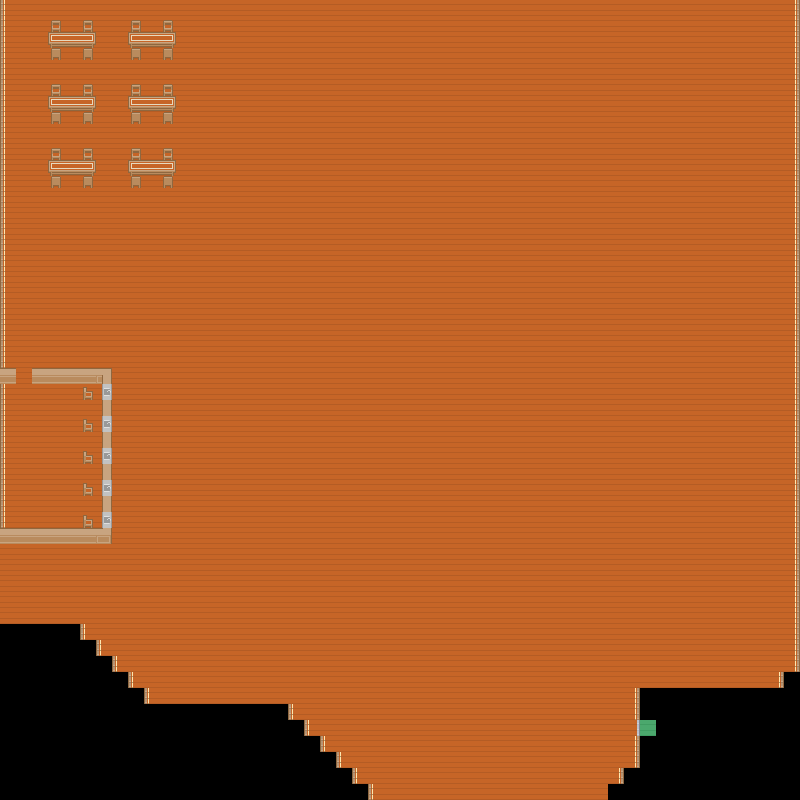

This game map was drawn from its Tiled (.tmx) file and the tilesets committed beside it. A one-line description and the trimmed map source follow:
An orthogonal 50x50 tile map with 16x16 px tiles, 3 tile layers (Flooring, Tables and Stuff, Objects).

<map version="1.4" tiledversion="1.4.3" orientation="orthogonal" renderorder="right-down" width="50" height="50" tilewidth="16" tileheight="16" infinite="0" nextlayerid="10" nextobjectid="1">
 <editorsettings>
  <export target="Map 2.0.tmx" format="tmx" />
 </editorsettings>
 <tileset firstgid="1" name="Library_Tiles" tilewidth="16" tileheight="16" spacing="1" tilecount="486" columns="27">
  <image source="roguelikeIndoor_transparent.png" width="458" height="305" />
 </tileset>
 <layer id="3" name="Flooring" width="50" height="50">
  <data>[2500 cells, 2269 non-empty, 5 distinct tile ids]</data>
 </layer>
 <layer id="6" name="Tables and Stuff" width="50" height="50">
  <data>[2500 cells, 22 non-empty, 4 distinct tile ids]</data>
 </layer>
 <layer id="9" name="Objects" width="50" height="50">
  <data>[2500 cells, 52 non-empty, 7 distinct tile ids]</data>
 </layer>
</map>
